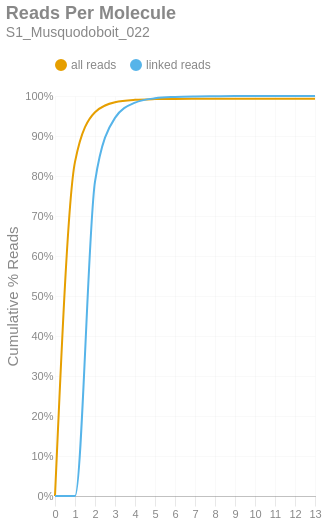

The notebook cell saved with this chart:
### Markdown cell above
### Reads per Molecule
This chart shows the cumulative distribution of the number of reads per linked molecule. That is, how many alignments are associated with a unique molecule. This excludes the number of reads associated with invalid or absent linked-read barcodes. The `linked` histogram is the percentages recalculated when disregarding singletons.

### Code cell
if SKIPLR:
    print_html(f"Skipped")
else:
    counts = np.bincount(valids['reads'].cast(pl.Int64).to_numpy())
    weighted = counts * np.arange(len(counts))
    all_perc = weighted / n_reads
    linked_perc = weighted / n_linked_reads
    linked_perc[1] = 0
    binned_df = pl.DataFrame({
        'readsper': list(range(len(counts))),
        'all reads (cumsum)': np.cumsum(all_perc).tolist(),
        'linked reads (cumsum)': np.cumsum(linked_perc).tolist(),
    })

    with SafeRender(binned_df):
        (
            density_plot(binned_df, 'Reads Per Molecule', samplename, 'readspmol')
            .encode(
                x=alt.X('readsper:O', title=None).axis(labelAngle=0).scale(padding=0),
                y=alt.Y('value:Q', title='Cumulative % Reads').axis(format='%').stack(False),
                color=alt.Color("key:N").scale(domain=["all reads", "linked reads"]),
                tooltip=[
                    alt.Tooltip("key:N", title="Data Type"),
                    alt.Tooltip("readsper:O", title="Reads Per Molecule"),
                    alt.Tooltip("value:Q", format=".2%", title="% Reads (Cum.)")
                ]            
            )
        ).display()

### Figure 1 — Vega-Lite specification as saved in the notebook (floating-point values rounded to 4 significant figures)
{"width": "container", "height": 400, "config": {"title": {"anchor": "start", "dy": -15, "fontSize": 18, "color": "#888888", "subtitleColor": "#888888", "subtitleFontSize": 14}, "arc": {"fill": "#0072B2"}, "axis": {"domainColor": "#888888", "domainWidth": 0.5, "gridWidth": 0.2, "grid": false, "titleFontWeight": 400, "titleFontSize": 15, "labelFontSize": 11, "labelColor": "#888888", "tickColor": "#888888", "tickWidth": 0.2, "titleColor": "#888888"}, "axisBand": {"grid": false}, "axisX": {"grid": true, "tickSize": 10, "domainCap": "round"}, "axisY": {"domain": false, "grid": true, "tickSize": 0, "domainCap": "round"}, "background": "transparent", "header": {"labelFontSize": 15, "labelColor": "#888888", "titleFontSize": 15, "titleFontWeight": 600, "titleColor": "#888888"}, "legend": {"labelFont": "sans-serif", "labelFontSize": 12, "labelColor": "#888888", "symbolSize": 100, "symbolType": "circle", "titleFontSize": 12, "titlePadding": 10, "titleColor": "#888888", "title": null, "orient": "top"}, "range": {"category": ["#E69F00", "#56B4E9", "#009E73", "#F0E442", "#0072B2", "#D55E00", "#CC79A7", "#000000"], "diverging": ["#cfe8f3", "#a2d4ec", "#73bfe2", "#46abdb", "#1696d2", "#12719e"]}, "area": {"fill": "#0072B2", "fillOpacity": 0.7, "line": true, "strokeOpacity": 0.7}, "line": {"color": "#0072B2", "stroke": "#0072B2", "strokeWidth": 2}, "trail": {"color": "#0072B2", "stroke": "#0072B2", "strokeWidth": 0, "size": 1}, "point": {"filled": true, "fillOpacity": 1.0, "size": 95}, "text": {"color": "#888888", "fontSize": 11, "align": "right", "fontWeight": 400, "size": 11}, "bar": {"fill": "#0072B2", "stroke": null}, "view": {"stroke": null, "continuousWidth": 660, "continuousHeight": 400}}, "data": {"name": "data-2d082d0eeb6a42e0373dbce224de3e0c"}, "mark": {"type": "line", "interpolate": "monotone", "point": {"opacity": 0, "size": 275}}, "encoding": {"color": {"field": "key", "scale": {"domain": ["all reads", "linked reads"]}, "type": "nominal"}, "tooltip": [{"field": "key", "title": "Data Type", "type": "nominal"}, {"field": "readsper", "title": "Reads Per Molecule", "type": "ordinal"}, {"field": "value", "format": ".2%", "title": "% Reads (Cum.)", "type": "quantitative"}], "x": {"axis": {"labelAngle": 0}, "field": "readsper", "scale": {"padding": 0}, "title": null, "type": "ordinal"}, "y": {"axis": {"format": "%"}, "field": "value", "stack": false, "title": "Cumulative % Reads", "type": "quantitative"}}, "params": [{"name": "param_c36ac31b6afebe62", "select": {"type": "point", "fields": ["key"]}, "bind": "legend"}], "title": {"text": "Reads Per Molecule", "subtitle": "S1_Musquodoboit_022"}, "transform": [{"fold": ["all reads (cumsum)", "linked reads (cumsum)"]}, {"calculate": "replace(datum.key, ' (cumsum)', '')", "as": "key"}, {"filter": {"param": "param_c36ac31b6afebe62"}}], "usermeta": {"embedOptions": {"downloadFileName": "S1_Musquodoboit_022.readspmol"}}, "$schema": "https://vega.github.io/schema/vega-lite/v6.1.0.json", "datasets": {"data-2d082d0eeb6a42e0373dbce224de3e0c": [{"readsper": 0, "all reads (cumsum)": 0.0, "linked reads (cumsum)": 0.0}, {"readsper": 1, "all reads (cumsum)": 0.8354, "linked reads (cumsum)": 0.0}, {"readsper": 2, "all reads (cumsum)": 0.9594, "linked reads (cumsum)": 0.7861}, {"readsper": 3, "all reads (cumsum)": 0.9845, "linked reads (cumsum)": 0.9453}, {"readsper": 4, "all reads (cumsum)": 0.9905, "linked reads (cumsum)": 0.9833}, {"readsper": 5, "all reads (cumsum)": 0.9922, "linked reads (cumsum)": 0.9943}, {"readsper": 6, "all reads (cumsum)": 0.9928, "linked reads (cumsum)": 0.9976}, {"readsper": 7, "all reads (cumsum)": 0.993, "linked reads (cumsum)": 0.999}, {"readsper": 8, "all reads (cumsum)": 0.993, "linked reads (cumsum)": 0.9995}, {"readsper": 9, "all reads (cumsum)": 0.9931, "linked reads (cumsum)": 0.9998}, {"readsper": 10, "all reads (cumsum)": 0.9931, "linked reads (cumsum)": 0.9999}, {"readsper": 11, "all reads (cumsum)": 0.9931, "linked reads (cumsum)": 0.9999}, {"readsper": 12, "all reads (cumsum)": 0.9931, "linked reads (cumsum)": 0.9999}, {"readsper": 13, "all reads (cumsum)": 0.9931, "linked reads (cumsum)": 1.0}]}}
